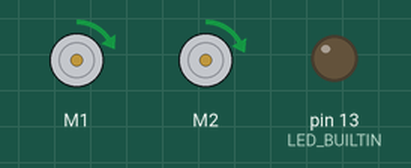
Simulated run of this sketch. Board: Arduino Leonardo, built with avr-gcc and run on an emulated ATmega32U4. Shown: 2 × DC motor (green arrow = forward, orange = backward, longer = faster), output pins drawn as LEDs (lit = HIGH). What the sketch prints to the serial monitor is not drawn.

Above: at 2.1 s.
At 10.89 s:
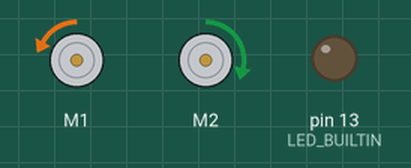
At 19.02 s:
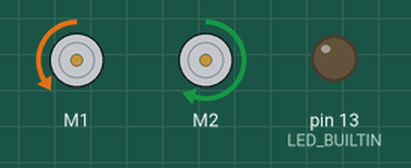
At 30.78 s:
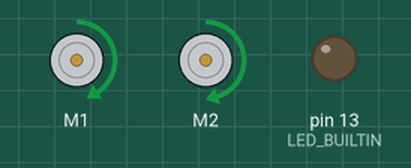
Timing chart, 0 to 35.1 s (numbered marks = the images above):
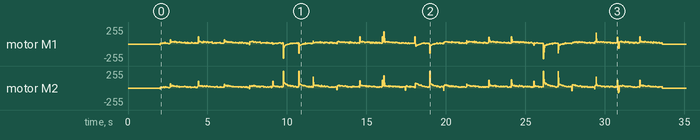

The sketch:

PathControlDone.ino
```cpp
#include <Wire.h>
#include <Zumo32U4.h>

// zumo classes
Zumo32U4Encoders encoders;
Zumo32U4Motors motors;
Zumo32U4IMU imu;

// time variables
#define SAMPLERATE 10          // 10 millis =  100 Hz
// Odometry settings
#define GEAR_RATIO 51.45      // Motor gear ratio 100.37
#define WHEELS_DISTANCE 98    // Distance between tracks in mm
#define WHEEL_DIAMETER 37.5   // Wheels diameter measured 38.5
#define ENCODER_PPR 12        // Encoder pulses per revolution
#define GYRO_SCALE 0.07        // 70 mdps/LSB


unsigned long lastMillis = 0;
unsigned long lastMicros = 0;
float dt_time = SAMPLERATE/1000.0;

// infinity points:
//float pointsX[100] =  {0.0, 0.03132172318132593, 0.06176464720897457, 0.09128553775206395, 0.11988440409335124, 0.14758565174608715, 0.17441586728077454, 0.2003838025928694, 0.22546748928195834, 0.24961033495041982, 0.2727246979520838, 0.29469972826998864, 0.315410458812775, 0.3347263343959656, 0.3525186381985981, 0.3686671747353809, 0.3830670529131308, 0.39563656053980883, 0.4063269154101035, 0.4151338993921347, 0.4221096464270131, 0.4273699671416627, 0.43108946258227393, 0.4334764286006948, 0.4347266398120687, 0.4349697722500451, 0.4342342000612856, 0.43245052325340827, 0.42949170790844626, 0.4252279058630182, 0.4195729304358399, 0.41251213267825143, 0.4041135178635126, 0.3945277336847743, 0.3839787943294745, 0.3727388801962179, 0.36107011905316977, 0.349113124445838, 0.3367316142411049, 0.3234069646694004, 0.3083428640398958, 0.29080561651125114, 0.27044906992351475, 0.2473708833283304, 0.2219453437305926, 0.19463005674484588, 0.16585186365742502, 0.13596729186113668, 0.1052612629262677, 0.07395771126883785, 0.04222977777077008, 0.010205219622085156, -0.022034104112213314, -0.05445866912911566, -0.08710250009658388, -0.12007479959507615, -0.15355965207828332, -0.18777745180389563, -0.22287177506215522, -0.2587169998228749, -0.29475202155120483, -0.33003738627518664, -0.36358104693302484, -0.3946794553010884, -0.4230229603346142, -0.44859106030529683, -0.4714976700996644, -0.49188025642782335, -0.50984216142633, -0.5254278882788285, -0.538614252696924, -0.5493107383063325, -0.5573709186275244, -0.5626205758906567, -0.56490435542383, -0.5641406993709392, -0.5603620358605593, -0.5537182904299341, -0.5444416011818789, -0.5327925950170608, -0.519013960872972, -0.5033050799444148, -0.4858168029077732, -0.4666583770363836, -0.44590877731495493, -0.42362782609315863, -0.39986537426156765, -0.374668552669337, -0.3480878814165508, -0.3201832311025565, -0.29103048250517766, -0.2607292468185104, -0.22941110949630242, -0.19724658837955286, -0.16444779395239995, -0.13126358308772806, -0.097965706608346, -0.06482780636477459, -0.032102196475238584, -1.2246467991473532e-16};
//float pointsY[100] =  {-0.065, -0.065062419204694, -0.06548315134038694, -0.06656500691071816, -0.0685365162558281, -0.07154947611534196, -0.07568564843618172, -0.08096711930648003, -0.08736691063427954, -0.09481886266245171, -0.10322687811354164, -0.1124734448461617, -0.12242690623784988, -0.1329468610126548, -0.14388737590121778, -0.15509816714455954, -0.1664244078756276, -0.1777063576374229, -0.18878066634212776, -0.1994859568774625, -0.20967575509648553, -0.21924095998587115, -0.22814018720511722, -0.23642871714484254, -0.2442688062391835, -0.25190468782527037, -0.2596016144582572, -0.2675714413154057, -0.27591648086825754, -0.2846094593376177, -0.2935051423795299, -0.3023676300408863, -0.3108999656628538, -0.318771426641134, -0.3256450466405305, -0.33120989751285496, -0.33521589167726973, -0.33748772290724155, -0.337863342882528, -0.33600843764311, -0.33117827181263687, -0.3221548994400535, -0.3074957873287124, -0.2859209702145984, -0.2565876195348462, -0.219198277336839, -0.1740215759062562, -0.12188301251675357, -0.06412731743942607, -0.0025312841910295376, 0.06084481084369382, 0.12385579814930961, 0.1844867562496054, 0.2410406494061057, 0.29225869453558495, 0.33734894838432583, 0.3759179306707726, 0.4078222721544247, 0.4329925879127435, 0.4513334781114645, 0.4628110174074546, 0.46769087198148424, 0.46668013452226154, 0.46079619473859523, 0.4510911357640315, 0.43845131900811474, 0.4235360623169562, 0.4068009541967783, 0.38854689381064833, 0.36896856332013594, 0.34819826614873206, 0.3263486130312984, 0.303556088313459, 0.28002068645968425, 0.2560282900678218, 0.2319399300335789, 0.20814369159605742, 0.1849873126692429, 0.16272341843323734, 0.14149009024372586, 0.1213262944758281, 0.102205637589282, 0.08407130070651048, 0.06686291666882971, 0.05053366632836889, 0.03505960648101835, 0.020443947781985508, 0.006718314022375715, -0.00605800711322009, -0.017800753571150435, -0.028406018658416625, -0.03775945931000286, -0.04575073836927897, -0.05229387404343139, -0.05735230106485865, -0.06096450414715534, -0.06326324634739033, -0.06448075540293251, -0.06493523793356942, -0.065};
//#define NUM_POINTS 100

//
//// circle points
//float pointsX[40] =  {0.15, 0.14783564185968534, 0.14140502672086872, 0.13089372997318913, 0.11660508775906128, 0.09895144326635438, 0.07844224728392198, 0.05566935641544245, 0.031289953217311754, 0.006007581153101689, -0.01944815834007263, -0.04434266076901406, -0.06795751788064047, -0.08961124956532635, -0.10867897008387249, -0.12461042108799135, -0.13694585103544588, -0.1453292827499553, -0.1495187862491853, -0.14939346038643678, -0.1449569218290595, -0.1363372006882732, -0.12378304581232187, -0.10765674636521269, -0.08842367684669906, -0.066638867264456, -0.04293098601787729, -0.017984197717171562, 0.007481580513216679, 0.03273145448112212, 0.0570367605830203, 0.07969609365738466, 0.10005554821096714, 0.11752758889449562, 0.1316080056615527, 0.141890464316821, 0.14807823255239416, 0.14999274308092495, 0.14757874674978477, 0.14090590692710686};
//float pointsY[40] =  {0.0, 0.025389426853216795, 0.05004616287059782, 0.0732586612879723, 0.09435705330658443, 0.11273247923959379, 0.12785465905100227, 0.1392871952344882, 0.14670016642000935, 0.14987964828050837, 0.14873388698336187, 0.14329594703244103, 0.13372275708907003, 0.12029058130768508, 0.10338704687488055, 0.08349995782198621, 0.06120321792338589, 0.03714026891910648, 0.01200552200324656, -0.0134756815696328, -0.03856800246115852, -0.0625473237515844, -0.08472164758445519, -0.10445106491585551, -0.12116622207905359, -0.1343847512544121, -0.143725190692282, -0.14891799297757702, -0.1498133036583342, -0.1463852857617535, -0.13873286540036295, -0.12707687695152636, -0.11175369019501248, -0.09320550331738157, -0.0719675819087227, -0.048652812210158415, -0.023934014376177513, 0.001475473842410015, 0.02684238267670899, 0.051434671118317614};
//#define NUM_POINTS 40

// square points
// augmented square
//
float pointsX[52] =  {0.565, 0.565, 0.565, 0.565, 0.565, 0.565, 0.565, 0.565, 0.565, 0.565, 0.565, 0.5562916512459886, 0.5325, 0.5, 0.5, 0.4444444444444444, 0.3888888888888889, 0.33333333333333337, 0.2777777777777778, 0.2222222222222222, 0.16666666666666669, 0.11111111111111116, 0.05555555555555558, 0.0, 3.980102097228898e-18, -0.03249999999999999, -0.056291651245988505, -0.065, -0.065, -0.065, -0.065, -0.065, -0.065, -0.065, -0.065, -0.065, -0.065, -0.065, -0.065, -0.056291651245988526, -0.03250000000000003, -1.1940306291686694e-17, 0.0, 0.05555555555555555, 0.1111111111111111, 0.16666666666666666, 0.2222222222222222, 0.2777777777777778, 0.3333333333333333, 0.38888888888888884, 0.4444444444444444, 0.5};
float pointsY[52] =  {0.0, 0.05555555555555555, 0.1111111111111111, 0.16666666666666666, 0.2222222222222222, 0.2777777777777778, 0.3333333333333333, 0.38888888888888884, 0.4444444444444444, 0.5, 0.5, 0.5325, 0.5562916512459886, 0.565, 0.565, 0.565, 0.565, 0.565, 0.565, 0.565, 0.565, 0.565, 0.565, 0.565, 0.565, 0.5562916512459886, 0.5325, 0.5, 0.5, 0.4444444444444444, 0.3888888888888889, 0.33333333333333337, 0.2777777777777778, 0.2222222222222222, 0.16666666666666669, 0.11111111111111116, 0.05555555555555558, 0.0, 7.960204194457797e-18, -0.03249999999999998, -0.0562916512459885, -0.065, -0.065, -0.065, -0.065, -0.065, -0.065, -0.065, -0.065, -0.065, -0.065, -0.065};
#define NUM_POINTS 52


float encoder2dist = (WHEEL_DIAMETER*3.14/(ENCODER_PPR*GEAR_RATIO)) / 1000.0;  // conversition of encoder pulses to distance in m

float theta = 0.0;


// imu Fusion
float gyroAngle=0;
int32_t gyroOffset_z = -16;
float gyroz=0;
boolean motorsState = 0;
//

int pointIdx = 1;
float posx;
float posy;

// controll variables:
float LeftMotorSpeed_Cntrl_CMD = 0.0, prevLeftMotorSpeed = 0.0;
float  leftWheelSpeed = 0.0, rightWheelSpeed = 0.0;
float lastrightWheelSpeed = 0.0, lastleftWheelSpeed = 0.0;
float RightMotorSpeed_Cntrl_CMD = 0.0, prevRightMotorSpeed = 0.0;
float desiredPosY = pointsY[1] , desiredPosX = pointsX[1];

float integralRight = 0.0, integralLeft = 0.0;
float prevErrorLeft = 0.0, prevErrorRight = 0.0;
float cEr_left = 0.0, cEr_right = 0.0;
float w_last = 0.0;
float error_left = 0.0, error_right = 0.0;

float pidController(float error, float prevError, float &integral) {
  float Kp = 1500, Ki = 400.0, Kd = 0.0, outMin = -400.0 , outMax = 400.0;

  float proportional = Kp * error;  // Calculate the proportional term
  integral += Ki * error * dt_time;  // Calculate the integral term
  float derivative = Kd * (error - prevError) / dt_time;  // Calculate the derivative term
  float output = proportional + integral + derivative;  // Calculate the output

  // Limit the output to the minimum and maximum values
  if (output > outMax) {
    output = outMax;
  } else if (output < outMin) {
    output = outMin;
  }

  return output;  // Return the output
}

void P2P_CTRL(float X_Desired, float Y_Desired, float &Left_Motor, float &Right_Motor) {

    float Vr[2] = {cos(theta), sin(theta)};  // car direction vector
    float Vt[2] = {X_Desired-posx, Y_Desired-posy}; // car direction vector

    float dir = (Vt[1]*Vr[0] - Vt[0]*Vr[1] > 0) ? 1.0 : -1.0; //cross(Vr,Vt)

    float dotVector = (Vt[0]*Vr[0] + Vt[1]*Vr[1])/(sqrt(pow(Vt[0],2) + pow(Vt[1],2))*sqrt(pow(Vr[0],2) + pow(Vr[1],2)));
    float theta_t = 0.0;

    // calculate the desired angle change for the target point
    if ((Vt[1]*Vr[0] - Vt[0]*Vr[1] - 0 < 0.001) && (dotVector == -1)) {  // vectors align in reverse... singularity
        theta_t = float(3.14/2.0);
    } else {
        theta_t = float(acos(dotVector) * dir);
    }

    float w_forward = sqrt(pow(Vt[0],2) + pow(Vt[1],2));


    // set limits on max speed command
//    float WheelRadius = WHEEL_DIAMETER/2/1000;  // [m]
    float w_Max = 0.5;  // max speed [m/s]


    if (w_forward > w_Max) {
        w_forward = float(w_Max);
    }

    if(w_forward - w_last > 0.1) {
      w_forward = w_last + 0.1;
    }

    w_last = w_forward;

    Left_Motor = float(w_forward - theta_t*0.5); //0.35 perfect for inf and circle, 0.5 perfect for square
    Right_Motor = float(w_forward + theta_t*0.5);

    if(Left_Motor != Left_Motor) Left_Motor = 0.02; // nan handling
    if(Right_Motor != Right_Motor) Right_Motor = 0.02;


}
// low pass filtering function
double LowPassFilter(double currentReading, double previousReading, double alpha) {
  if(abs(currentReading - previousReading) > 60000) {
    currentReading = previousReading; // bad ENCODER_COUNTS read, overflow, skip this reading. (needed ?)
  }
  double filteredReading = double(alpha * currentReading + (1.0 - alpha) * previousReading);
  return filteredReading;
}


// the setup function runs once when you press reset or power the board
void setup() {
  delay(2000);
  // init imu
  Wire.begin();
  imu.init();
  imu.enableDefault();
  imu.configureForTurnSensing();

  // initialize digital pin LED_BUILTIN as an output.
  pinMode(LED_BUILTIN, OUTPUT);

  // initialize serial:
  Serial.begin(115200);

  // update motors command to stop
  motors.setLeftSpeed(0);
  motors.setRightSpeed(0);

  delay(1);
  // take time stamp
  lastMillis = millis();
  lastMicros = micros();

  delay(1);
  // calculate gyro offset
//  gyroOffset(); // recalibration of gyro.
//  delay(1);

  theta = atan2(pointsY[1] - pointsY[0], pointsX[1] - pointsX[0]); // calc initial angle
  posx = pointsX[0];
  posy = pointsY[0];


}


// the loop function runs over and over again foreverSdoub
void loop() {


  if (millis() - lastMillis >= SAMPLERATE){

    float dist2nextp = sqrt(pow(posx - desiredPosX, 2) + pow(posy - desiredPosY, 2));


    if(  dist2nextp < 0.035 ) { // 0.035 great for inf and circle

      if(sqrt(pow(posx - pointsX[pointIdx + 2], 2) + pow(posy - pointsY[pointIdx + 2], 2) < dist2nextp)) {
        // skip next
          pointIdx = (pointIdx+2);
          desiredPosX = pointsX[pointIdx] ;
          desiredPosY = pointsY[pointIdx];
      }

    else {
          pointIdx = (pointIdx+1) ;
          desiredPosX = pointsX[pointIdx];
          desiredPosY = pointsY[pointIdx];
      }

    }
    if(pointIdx >= NUM_POINTS ) {

      motors.setLeftSpeed(0); // -400 --> 400
      motors.setRightSpeed(0);
      delay(100000);
    }

    lastMillis = millis();

    // calculate dt sample
    unsigned long dtMicros = micros()-lastMicros;
    lastMicros = micros();
    dt_time = float(dtMicros)/1000000.0;


     odometry();
    P2P_CTRL(desiredPosX, desiredPosY, LeftMotorSpeed_Cntrl_CMD, RightMotorSpeed_Cntrl_CMD);


//    gyroIntegration();
//


    // calculate the error between <Wheel RadS = LeftMotorSpeed> and the output from P2P_CTRL = <LeftMotorSpeed_Cntrl_CMD>
    float errorLeft = LeftMotorSpeed_Cntrl_CMD - leftWheelSpeed;

    // calculate the error between <Wheel RadS = RightMotorSpeed> and the output from P2P_CTRL = <RightMotorSpeed_Cntrl_CMD>
    float errorRight = RightMotorSpeed_Cntrl_CMD - rightWheelSpeed;


    // insert error to pidController, insert the controll signal to the motors.
    cEr_left = pidController(errorLeft, prevErrorLeft, integralLeft);

    cEr_right = pidController(errorRight, prevErrorRight, integralRight);


    motors.setLeftSpeed(cEr_left); // -400 --> 400
    motors.setRightSpeed(cEr_right);


    Serial.print("P2P = (");
    Serial.print(LeftMotorSpeed_Cntrl_CMD);
    Serial.print(", ");
    Serial.print(RightMotorSpeed_Cntrl_CMD);
    Serial.print(")");


    Serial.print(" Speed = (");
    Serial.print(leftWheelSpeed);
    Serial.print(", ");
    Serial.print(rightWheelSpeed);
    Serial.print(")");

    Serial.print(" pos = (");
    Serial.print(posx);
    Serial.print(", ");
    Serial.print(posy);
    Serial.print(")");
    Serial.print(" theta = ");
    Serial.println(theta);


    prevErrorLeft = errorLeft;
    prevErrorRight = errorRight;


//
//    Serial.print(" Pos = (");
//    Serial.print(posx);
//    Serial.print(", ");
//    Serial.print(posy);
//    Serial.println(")");


  }


//    motorsState = (cEr_left || cEr_right) ==  0 ? 0 : 1; //  check if motors are still, for gyro

}

//
//// gyroIntegration
//// calculate the gyro angle
//void gyroIntegration(void){
//  imu.readGyro();  //
//  gyroz = ((float) (imu.g.z - (int16_t)gyroOffset_z))*GYRO_SCALE;
//  if (motorsState) gyroAngle+=(gyroz*dt_time); // integrate when in motion to stop accumulation of error in rest.
//}
//
//// gyro calibration
//void gyroOffset(){
//  delay(1); // delay before starting gyro readings for offset
//  int32_t total = 0;
//  for (uint16_t i = 0; i < 1024; i++) // calibration of the gyro - measuring the bias by assuming the result should be 0.
//  {
//    // Wait for new data to be available, then read it.
//    while(!imu.gyroDataReady()) {}
//    imu.readGyro();
//
//    // Add the Z axis reading to the total.
//    total += imu.g.z;
//  }
//  gyroOffset_z = total / 1024;
//  Serial.println(gyroOffset_z);
//}


void odometry(){
    //encoder read
    int16_t countsLeft = encoders.getCountsAndResetLeft();
    int16_t countsRight = encoders.getCountsAndResetRight();


    float dx_1 = countsRight*encoder2dist; // [m]
    float dx_2 = countsLeft*encoder2dist; // [m]

    float d_theta = float(dx_1-dx_2)/(WHEELS_DISTANCE / 1000.0);
    posx += cos(theta+d_theta/2)*(dx_1+dx_2)/2;
    posy += sin(theta+d_theta/2)*(dx_1+dx_2)/2;

    theta += d_theta*0.665*0.885; // band-aid 0.89 perfect infinity 0.885 perfect circle on 113 robot 0.89 good square

    //theta += d_theta*0.665*0.89*1.6; // for square on 115


    leftWheelSpeed = float(dx_2 / dt_time);
    rightWheelSpeed = float(dx_1 / dt_time);
//
    leftWheelSpeed = LowPassFilter(leftWheelSpeed, lastleftWheelSpeed, 0.5);
    rightWheelSpeed = LowPassFilter(rightWheelSpeed, lastrightWheelSpeed, 0.5);

    lastrightWheelSpeed = rightWheelSpeed;
    lastleftWheelSpeed = leftWheelSpeed;


}
```
